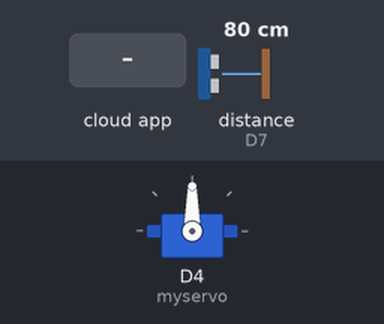
The sketch below on a simulated ESP8266 (NodeMCU). On the bench: servo. Wiring (inferred from the names in the program): ultrasonic range finder: trigger D6; echo D7. Inputs (shaded band) come from the test bench; at power-on: distance to the obstacle (sensor on D7) 80 cm. The echo pulse lasts 58.3 µs per cm; WiFi joins after 1.5 s; servers stay silent unless stated; the local clock reads 2024-03-15 10:24:30 at power-on unless the sketch sets it; the Firebase database answers and starts empty; what the sketch prints to the serial monitor is not drawn.

Above: at 2.8 s.
2.9 s: the phone or cloud app sets komanda to open
At 3.5 s:
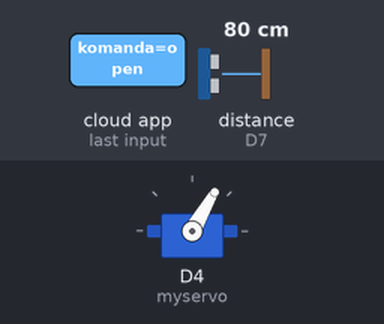
7.5 s: distance to the obstacle (sensor on D7) set to 17 cm
9.6 s: distance to the obstacle (sensor on D7) set to 13 cm
13.5 s: the phone or cloud app sets timer to 1
At 18.4 s:
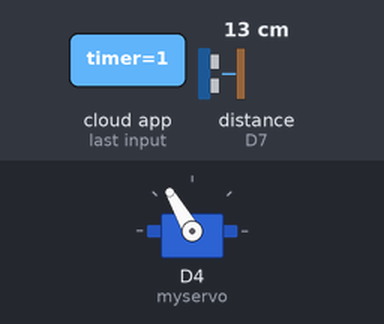
Timing chart, 0 to 19.1 s (numbered marks = the images above; inputs shaded):
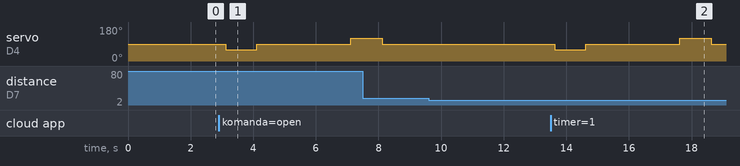

Measured:
- after the input at 2.9 s, servo on D4 (myservo): 90° → 60° after 0.21 s, → 90° 1.0 s later, → 120° 3.0 s later
- after the input at 9.6 s, every drawn part: stays the same
- after the input at 13.5 s, servo on D4 (myservo): 90° → 60° after 0.12 s, → 90° 1.0 s later, → 120° 3.0 s later, → 90° 1.0 s later

The sketch:

petfeeder.ino
```cpp
#include <Arduino.h>
#include <ESP8266WiFi.h>
#include <Firebase_ESP_Client.h>
#include "addons/TokenHelper.h"
#include "addons/RTDBHelper.h"
#include <time.h>
#include <Servo.h>

#define WIFI_SSID "96e18a"
#define WIFI_PASSWORD "280882755"

#define API_KEY "AIzaSyDjiaaIxCXxoq7xeZGmiINZ1Jl3bp3WbaI"
#define DATABASE_URL "https://petfeeder-a3ad9-default-rtdb.europe-west1.firebasedatabase.app"

FirebaseData fbdo;
FirebaseAuth auth;
FirebaseConfig config;

Servo myservo;

const int trigPin = D6;
const int echoPin = D7;

int trajanjeOtvorenja = 3; // Vrijeme otvaranja u sekundama
unsigned long lockDuration = 4 * 3600000; // Vrijeme zaključavanja (4 sata u milisekundama)
unsigned long lastButtonOpenTime = 0; // Vrijeme posljednjeg otvaranja putem dugmeta
unsigned long lastSensorOpenTime = 0; // Vrijeme posljednjeg otvaranja putem senzora

bool timerActivated = false; // Da li je tajmer aktiviran

void setup() {
  Serial.begin(115200);
  pinMode(trigPin, OUTPUT);
  pinMode(echoPin, INPUT);

  configTime(3600, 0, "pool.ntp.org", "time.nist.gov");
  WiFi.begin(WIFI_SSID, WIFI_PASSWORD);
  Serial.print("Connecting to Wi-Fi");
  myservo.attach(D4);
  while (WiFi.status() != WL_CONNECTED) {
    Serial.print(".");
    delay(300);
  }
  Serial.println();
  Serial.print("Connected with IP: ");
  Serial.println(WiFi.localIP());

  config.api_key = API_KEY;
  config.database_url = DATABASE_URL;

  if (Firebase.signUp(&config, &auth, "", "")) {
    Serial.println("Firebase authenticated successfully!");
  } else {
    Serial.printf("Firebase authentication failed: %s\n", config.signer.signupError.message.c_str());
  }

  config.token_status_callback = tokenStatusCallback;
  Firebase.begin(&config, &auth);
  Firebase.reconnectWiFi(true);

  // Inicijalizuj ključ u bazi ako ne postoji
  if (!Firebase.RTDB.getInt(&fbdo, "/hranilica/timerTime")) {
    Firebase.RTDB.setInt(&fbdo, "/hranilica/timerTime", 0);
  }
}

void logOpening(const String& method) {
  if (method == "sensor") {
    time_t now = time(nullptr);
    char timeString[25];
    strftime(timeString, sizeof(timeString), "%d.%m.%Y %H:%M:%S", localtime(&now));

    String logMessage = "Hranilica se otvarala u " + String(timeString);

    if (Firebase.RTDB.setString(&fbdo, "/hranilica/lastOpenMessage", logMessage)) {
      Serial.println("Poruka zapisana u Firebase: " + logMessage);
    } else {
      Serial.println("Greška pri zapisivanju poruke: " + fbdo.errorReason());
    }
  }
}

long measureDistance() {
  digitalWrite(trigPin, LOW);
  delayMicroseconds(2);
  digitalWrite(trigPin, HIGH);
  delayMicroseconds(10);
  digitalWrite(trigPin, LOW);

  long duration = pulseIn(echoPin, HIGH);
  long distance = duration * 0.034 / 2;
  return distance;
}

void openFeeder(const String& method) {
  Serial.println("Otvaranje hranilice...");
  myservo.write(60);
  delay(1000);
  myservo.write(90);
  delay(trajanjeOtvorenja * 1000);
  myservo.write(120);
  delay(1000);
  myservo.write(90);
  Serial.println("Hranilica zatvorena.");

  logOpening(method);
}

void loop() {
  unsigned long currentTime = millis();

  long distance = measureDistance();
  Serial.print("Udaljenost: ");
  Serial.println(distance);

  if (distance < 15) {
    if ((currentTime - lastSensorOpenTime >= lockDuration) &&
        (currentTime - lastButtonOpenTime >= lockDuration)) {
      openFeeder("sensor");
      lastSensorOpenTime = currentTime;
    } else {
      Serial.println("Hranilica je zaključana za senzor.");
    }
  }

  if (Firebase.RTDB.getString(&fbdo, "/hranilica/komanda")) {
    String komanda = fbdo.stringData();
    if (komanda == "open") {
      openFeeder("button");
      lastButtonOpenTime = millis();

      Firebase.RTDB.setString(&fbdo, "/hranilica/komanda", "idle");
    }
  }


if (Firebase.RTDB.getInt(&fbdo, "/hranilica/timer")) {
    int timerTimestamp = fbdo.intData();
    time_t now = time(nullptr);

    // Proveri da li je tajmer validan i nije resetovan
    if (timerTimestamp > 0 && now >= timerTimestamp) {
        openFeeder("timer");

        // Resetuj tajmer nakon prvog otvaranja
        if (!Firebase.RTDB.setInt(&fbdo, "/hranilica/timer", 0)) {
            Serial.println("Greška pri resetovanju tajmera: " + fbdo.errorReason());
        } else {
            Serial.println("Tajmer resetovan nakon otvaranja.");
        }
    }
}


  delay(1000);
}
```
